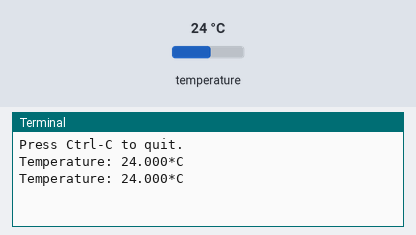
The program below on a simulated Raspberry Pi (BCM pin numbers). Shown: the last lines printed to the terminal. Inputs (shaded band) come from the test bench; at power-on: temperature 24 °C.

Above: at 1.2 s.
1.3 s: temperature set to 12 °C
At 2.6 s:
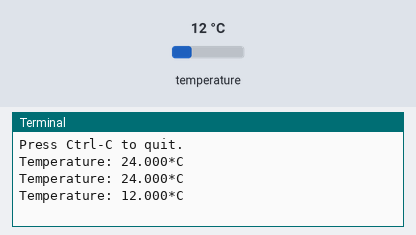
2.8 s: temperature set to 19 °C
At 3.8 s:
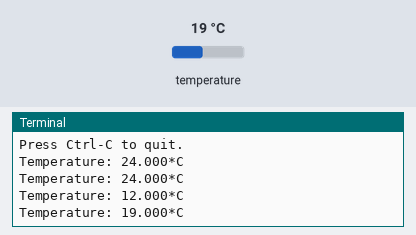
Timing chart, 0 to 5.8 s (numbered marks = the images above; inputs shaded):
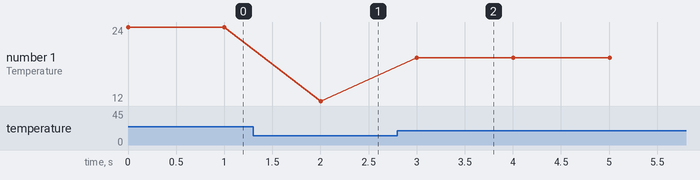

The program:

mcp9808-example.py
```python
import time
import Adafruit_MCP9808.MCP9808 as MCP9808

sensor = MCP9808.MCP9808()
sensor.begin()

print('Press Ctrl-C to quit.')
while True:
    temp = sensor.readTempC()
    print('Temperature: {0:0.3F}*C'.format(temp))
    time.sleep(1.0)
```

Measured:
- after the input at 1.3 s, the terminal: prints a new line after 0.70 s (image 1)
- after the input at 2.8 s, the terminal: prints a new line after 0.20 s (image 2)
- plotted number 1: 24 → 12 after the input at 1.3 s, 12 → 19 after the input at 2.8 s
